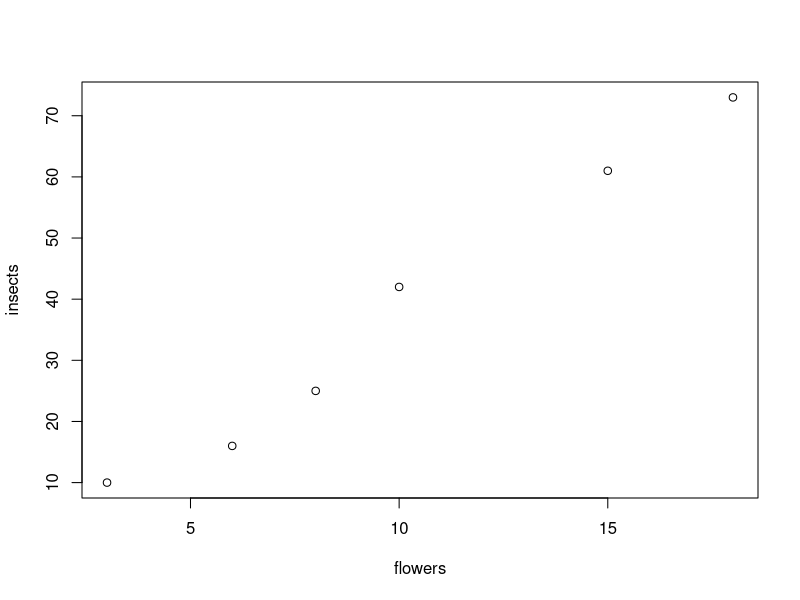
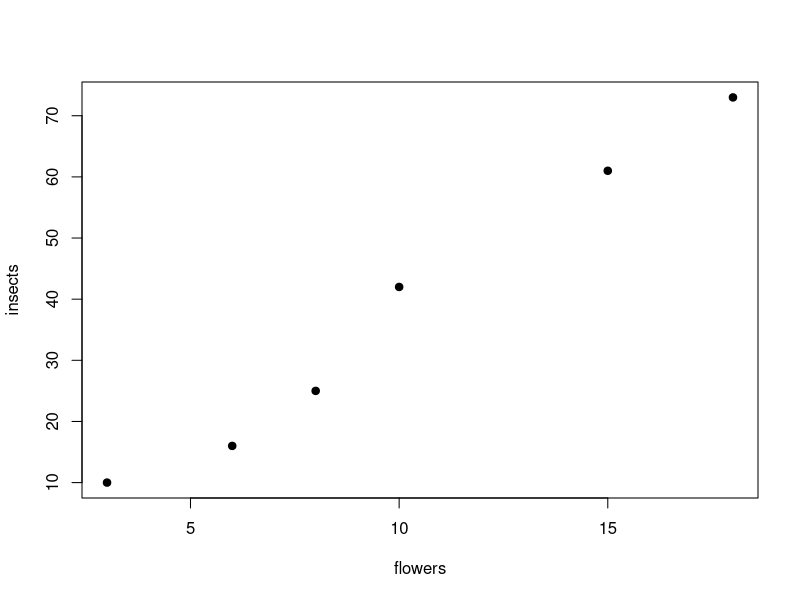
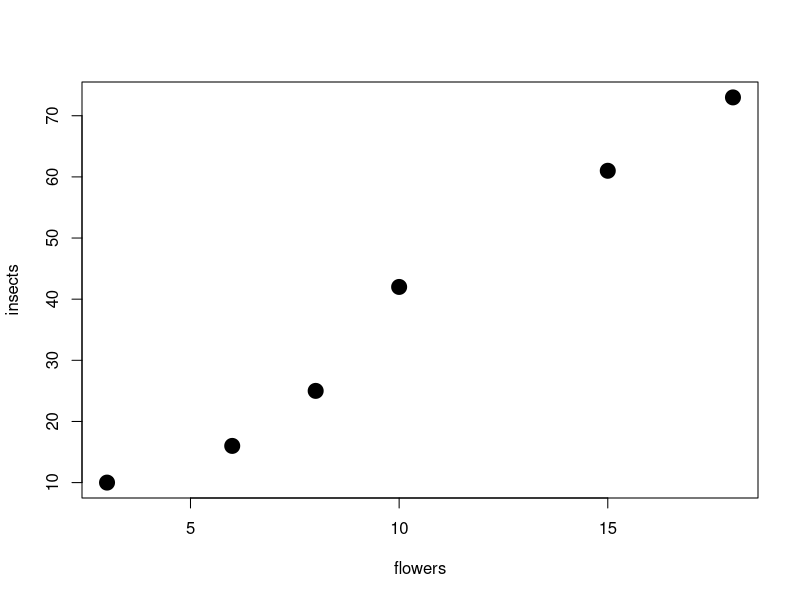

The R script that drew these images, in order: (Note: this script raises an error after producing the figures.)
# First R script

# R as a calculator
a <- 6*7
b <- 5*8

a+b

# Arrays

flowers <- c(3, 6, 8, 10, 15, 18)
flowers

insects <- c(10,16,25,42,61,73)
insects

plot(flowers, insects) #è una funzione, quindi è come se scrivessi che voglio il grafico della funzione f(x,y)

# changing plot parameters

#symbols: posso cambiare il simbolo, esiste un codice per ogni tipo di simbolo, pch = point character
plot(flowers, insects,pch=19)

#symbol dimensions: posso modificare anche le dimensioni dei punti del plot, cex = character exageration
plot(flowers, insects, pch=19, cex=2)  #se voglio rimpicciolire metto numeri più piccoli

# per cambiare il colore del simbolo aggiungo tra parentesi col="nome del colore"
plot(flowers, insects, pch=19, cex=2, cex=.5, col="chocolate1")

#se voglio cambiare i nomi di asse x e y aggiungo xlab="nuovo nome" e ylab="nuovo nome"
plot(flowers, insects, pch=19, cex=2, cex=.5, col="chocolate1", xlab="flora", ylab="fauna")
